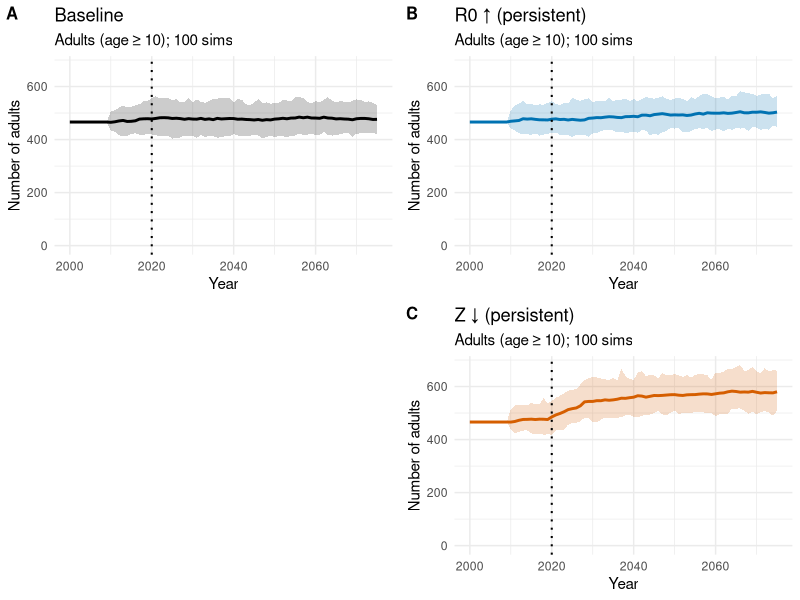
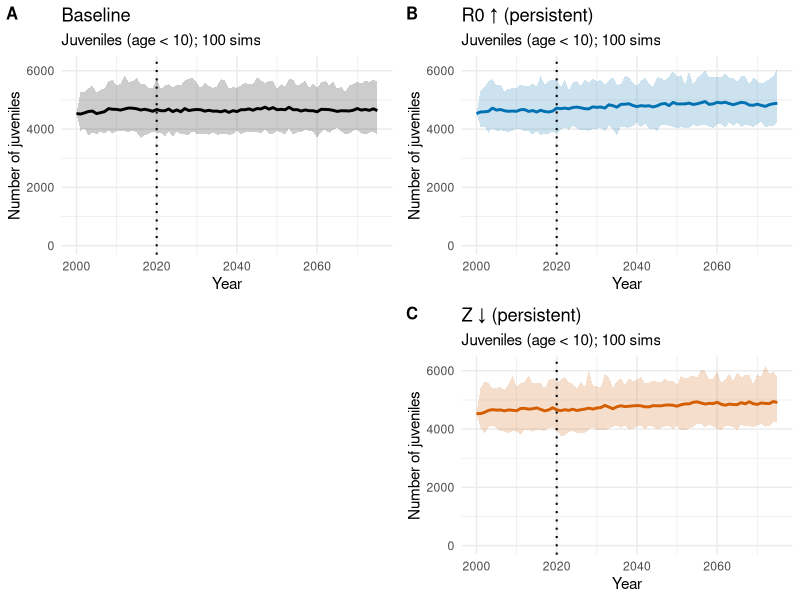
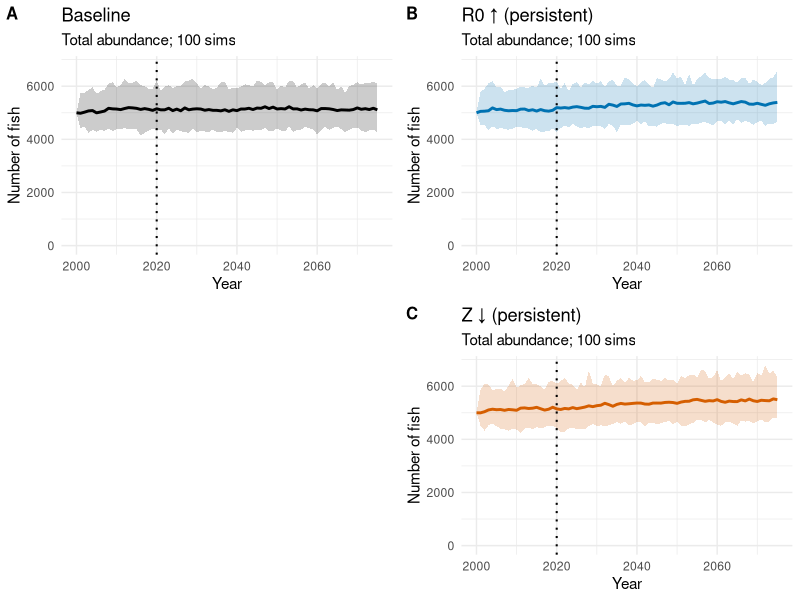
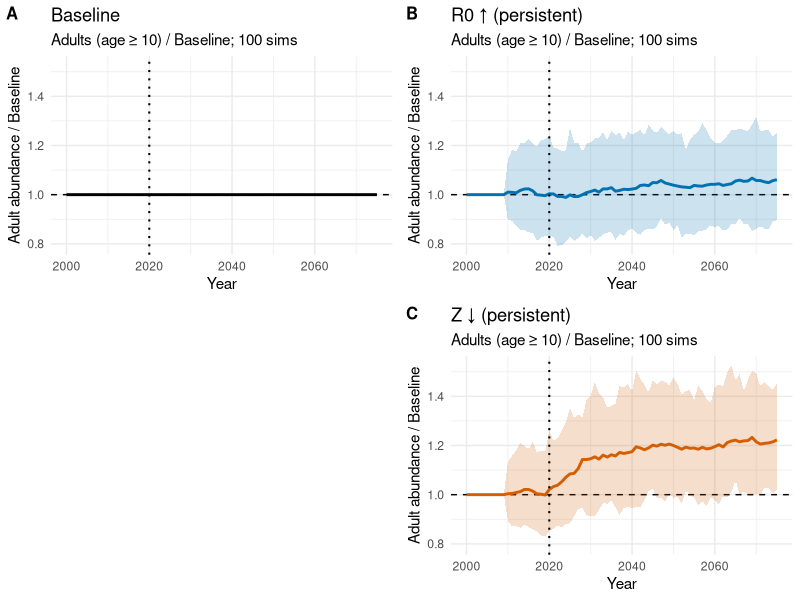

These charts were generated, in order, by the following R code:
# ============================================================
# Gulf Sturgeon – Simple Age-Structured Model (SturMod-lite)
# Purpose:
#   Small population (~2000 total fish) with SturMod life history.
#   Compare benefits to adult abundance (age ≥ 10) from:
#     (1) Increasing recruitment (R0 up)
#     (2) Decreasing adult mortality (Z down)
# Years: 2000–2075
# 500 simulations per scenario; plots show mean + 95% CI across sims.
# ============================================================

library(tidyverse)
library(cowplot)

set.seed(1)

# ----------------------------
# GLOBAL INPUTS
# ----------------------------
years <- 2000:2075
ny    <- length(years)

ages <- 1:50        # SturMod oldest modeled age-class A = 50
A    <- length(ages)

adult_age <- 10     # define "adult" as age >= 10

# Year where management change occurs
change_year <- 2020

# Number of simulations
n_sims <- 100

# ----------------------------
# GULF STURGEON LIFE HISTORY (from SturMod)
# ----------------------------

# Growth / length-at-age
Linf <- 220        # von Bertalanffy asymptotic length
K    <- 0.13       # von Bertalanffy K
t0   <- 0

Length <- Linf * (1 - exp(-K * (ages - t0)))   # length-at-age
aLW   <- 6.11e-6
bLW   <- 3
Wt    <- aLW * Length^bLW                     # weight-at-age

# Weight at maturity (mai = 8), as in SturMod
mai   <- 8
Wmat  <- aLW * (Linf * (1 - exp(-K * (mai - 1))))^bLW

# Fecundity-at-age
fec <- pmax(0, Wt - Wmat)

# Recruitment (Beverton–Holt)
recK   <- 2.9     # recruitment compensation ratio (SturMod-ish)
RecSD  <- 0.2     # lognormal recruitment SD

# Mortality (Z) – adult mortality at Linf
M_base <- 0.095   # Mad from SturMod (minimum adult mortality)

# Flatten Z for ages >= flat_age (Z similar beyond ~age 3–4)
flat_age   <- 4
Length_Z   <- Length
Length_Z[ages >= flat_age] <- Length[flat_age]

# ------------------------------------------------------------
# CALIBRATE BASELINE R0 TO GET ~2000 TOTAL FISH AT EQUILIBRIUM
# ------------------------------------------------------------

Mu0  <- M_base * (Linf / Length_Z)
Sa0  <- exp(-Mu0)
la0  <- cumprod(c(1, Sa0[1:(A - 1)]))  # survivorship-at-age (age 1 starts at 1)

target_total <- 5000
Ro_base      <- target_total / sum(la0)

# Management options:
Ro_factor_up  <- 1.05   # 5% multiply R0 by this after change_year (recruitment better)
M_factor_down <- 0.95   # 5% improvement multiply M_base by this after change_year (Z lower)
M_low         <- M_base * M_factor_down

# ----------------------------
# CORE GULF STURGEON MODEL RUNNER (single stochastic run)
# ----------------------------
run_model_GS <- function(M_vec, Ro_vec, label) {
  
  N <- matrix(
    0,
    nrow = ny,
    ncol = A,
    dimnames = list(years, paste0("age", ages))
  )
  
  # Initial equilibrium-ish age structure under baseline M_base and Ro_vec[1]
  N[1, ] <- Ro_vec[1] * la0
  
  for (t in 2:ny) {
    
    # Age-specific mortality and survival for this year (flattened above flat_age)
    Mu_t <- M_vec[t] * (Linf / Length_Z)
    Sa_t <- exp(-Mu_t)
    
    # Eggs-per-recruit and BH parameters for this year's M and Ro
    la_t <- cumprod(c(1, Sa_t[1:(A - 1)]))
    epro <- sum(fec * la_t)                # eggs per recruit
    
    bha <- recK / epro                     # BH alpha
    bhb <- (recK - 1) / (Ro_vec[t] * epro) # BH beta (depends on Ro_t)
    
    # Eggs from previous year
    eggs_prev <- sum(fec * N[t - 1, ])
    
    # Lognormal recruitment anomaly
    rec_anom <- exp(rnorm(1, 0, RecSD))
    
    # Recruits to age 1
    N[t, 1] <- (bha * eggs_prev) / (1 + bhb * eggs_prev) * rec_anom
    
    # Survival transitions age a -> a+1
    for (a in 2:A) {
      N[t, a] <- N[t - 1, a - 1] * Sa_t[a - 1]
    }
  }
  
  as.data.frame(N) %>%
    rownames_to_column("year") %>%
    mutate(year = as.integer(year)) %>%
    pivot_longer(
      starts_with("age"),
      names_to  = "age",
      values_to = "N"
    ) %>%
    mutate(
      age_num  = as.numeric(gsub("age", "", age)),
      scenario = label
    )
}

# ----------------------------
# HELPER: SIMULATE MANY RUNS FOR ONE SCENARIO
# ----------------------------
simulate_scenario <- function(M_vec, Ro_vec, label) {
  out <- vector("list", n_sims)
  for (s in 1:n_sims) {
    out[[s]] <- run_model_GS(M_vec, Ro_vec, label) %>%
      mutate(sim = s)
  }
  bind_rows(out)
}

# ----------------------------
# SCENARIOS (focus on adult abundance, age >= adult_age)
# ----------------------------

# 1) Baseline – constant R0 and Z
M_1  <- rep(M_base, ny)
Ro_1 <- rep(Ro_base, ny)
df_1_sims <- simulate_scenario(M_1, Ro_1, "1) Baseline")

# 2) R0 ↑ (persistent) – R0 increases at change_year and stays high
Ro_2 <- ifelse(years >= change_year, Ro_base * Ro_factor_up, Ro_base)
M_2  <- M_1
df_2_sims <- simulate_scenario(M_2, Ro_2, "2) R0 ↑ (persistent)")

# 3) Z ↓ (persistent) – Z decreases at change_year and stays low
M_3  <- ifelse(years >= change_year, M_low, M_base)
Ro_3 <- Ro_1
df_3_sims <- simulate_scenario(M_3, Ro_3, "3) Z ↓ (persistent)")

# ----------------------------
# SUMMARISE ADULT / JUVENILE / TOTAL ABUNDANCE (BY SIM)
# ----------------------------

df_all_sims <- bind_rows(df_1_sims, df_2_sims, df_3_sims)

df_all_sims <- df_all_sims %>%
  mutate(is_adult = age_num >= adult_age)

summary_by_sim <- df_all_sims %>%
  group_by(scenario, sim, year) %>%
  summarise(
    N_total    = sum(N),
    N_adults   = sum(N[is_adult]),
    N_juvenile = sum(N[!is_adult]),
    .groups    = "drop"
  )

# Ensure scenarios are ordered and baseline is first
scenario_levels <- c(
  "1) Baseline",
  "2) R0 ↑ (persistent)",
  "3) Z ↓ (persistent)"
)

summary_by_sim <- summary_by_sim %>%
  mutate(scenario = factor(scenario, levels = scenario_levels, ordered = TRUE))

# ----------------------------
# MEAN TRAJECTORIES + 95% INTERVALS ACROSS SIMS
# ----------------------------

summary_stats <- summary_by_sim %>%
  group_by(scenario, year) %>%
  summarise(
    N_total_mean    = mean(N_total),
    N_total_lwr     = quantile(N_total, 0.025),
    N_total_upr     = quantile(N_total, 0.975),
    N_adults_mean   = mean(N_adults),
    N_adults_lwr    = quantile(N_adults, 0.025),
    N_adults_upr    = quantile(N_adults, 0.975),
    N_juvenile_mean = mean(N_juvenile),
    N_juvenile_lwr  = quantile(N_juvenile, 0.025),
    N_juvenile_upr  = quantile(N_juvenile, 0.975),
    .groups         = "drop"
  ) %>%
  mutate(scenario = factor(scenario, levels = scenario_levels, ordered = TRUE))

# Adults relative to baseline, per sim, then summarise
rel_by_sim <- summary_by_sim %>%
  group_by(year, sim) %>%
  mutate(
    rel_adults = N_adults / N_adults[scenario == "1) Baseline"]
  ) %>%
  ungroup()

summary_rel_stats <- rel_by_sim %>%
  group_by(scenario, year) %>%
  summarise(
    rel_adults_mean = mean(rel_adults),
    rel_adults_lwr  = quantile(rel_adults, 0.025),
    rel_adults_upr  = quantile(rel_adults, 0.975),
    .groups         = "drop"
  ) %>%
  mutate(scenario = factor(scenario, levels = scenario_levels, ordered = TRUE))

# ----------------------------
# COLOR PALETTE (colourblind-friendly; Baseline = black)
# ----------------------------

cb_palette <- c(
  "1) Baseline"           = "black",
  "2) R0 ↑ (persistent)"  = "#0072B2",  # blue
  "3) Z ↓ (persistent)"   = "#D55E00"   # orange
)

# ----------------------------
# Y-LIMITS FOR CONSISTENT AXES WITHIN EACH GRID
# ----------------------------

adults_ylim <- c(
  0,
  max(summary_stats$N_adults_upr, na.rm = TRUE)
)

juveniles_ylim <- c(
  0,
  max(summary_stats$N_juvenile_upr, na.rm = TRUE)
)

total_ylim <- c(
  0,
  max(summary_stats$N_total_upr, na.rm = TRUE)
)

rel_ylim <- c(
  min(summary_rel_stats$rel_adults_lwr, na.rm = TRUE),
  max(summary_rel_stats$rel_adults_upr, na.rm = TRUE)
)

# ============================================================
# PANEL HELPERS (3-panel style with dotted change_year line)
# ============================================================

# Adults: one-panel helper
make_adults_panel <- function(scen_label, panel_title) {
  df_plot <- summary_stats %>%
    filter(scenario == scen_label)
  
  this_col <- cb_palette[scen_label]
  
  ggplot(df_plot,
         aes(x = year, y = N_adults_mean)) +
    geom_ribbon(aes(ymin = N_adults_lwr, ymax = N_adults_upr),
                fill = this_col, alpha = 0.2, colour = NA) +
    geom_line(colour = this_col, linewidth = 1) +
    geom_vline(xintercept = change_year,
               linetype = "dotted",
               colour   = "black",
               linewidth = 0.7) +
    coord_cartesian(ylim = adults_ylim) +
    theme_minimal() +
    labs(
      title    = panel_title,
      subtitle = paste0("Adults (age ≥ ", adult_age, "); ", n_sims, " sims"),
      x        = "Year",
      y        = "Number of adults"
    )
}

# Juveniles: one-panel helper
make_juveniles_panel <- function(scen_label, panel_title) {
  df_plot <- summary_stats %>%
    filter(scenario == scen_label)
  
  this_col <- cb_palette[scen_label]
  
  ggplot(df_plot,
         aes(x = year, y = N_juvenile_mean)) +
    geom_ribbon(aes(ymin = N_juvenile_lwr, ymax = N_juvenile_upr),
                fill = this_col, alpha = 0.2, colour = NA) +
    geom_line(colour = this_col, linewidth = 1) +
    geom_vline(xintercept = change_year,
               linetype = "dotted",
               colour   = "black",
               linewidth = 0.7) +
    coord_cartesian(ylim = juveniles_ylim) +
    theme_minimal() +
    labs(
      title    = panel_title,
      subtitle = paste0("Juveniles (age < ", adult_age, "); ", n_sims, " sims"),
      x        = "Year",
      y        = "Number of juveniles"
    )
}

# Total: one-panel helper
make_total_panel <- function(scen_label, panel_title) {
  df_plot <- summary_stats %>%
    filter(scenario == scen_label)
  
  this_col <- cb_palette[scen_label]
  
  ggplot(df_plot,
         aes(x = year, y = N_total_mean)) +
    geom_ribbon(aes(ymin = N_total_lwr, ymax = N_total_upr),
                fill = this_col, alpha = 0.2, colour = NA) +
    geom_line(colour = this_col, linewidth = 1) +
    geom_vline(xintercept = change_year,
               linetype = "dotted",
               colour   = "black",
               linewidth = 0.7) +
    coord_cartesian(ylim = total_ylim) +
    theme_minimal() +
    labs(
      title    = panel_title,
      subtitle = paste0("Total abundance; ", n_sims, " sims"),
      x        = "Year",
      y        = "Number of fish"
    )
}

# Adults relative: one-panel helper
make_rel_panel <- function(scen_label, panel_title) {
  df_plot <- summary_rel_stats %>%
    filter(scenario == scen_label)
  
  this_col <- cb_palette[scen_label]
  
  ggplot(df_plot,
         aes(x = year, y = rel_adults_mean)) +
    geom_hline(yintercept = 1, linetype = "dashed") +
    geom_ribbon(aes(ymin = rel_adults_lwr, ymax = rel_adults_upr),
                fill = this_col, alpha = 0.2, colour = NA) +
    geom_line(colour = this_col, linewidth = 1) +
    geom_vline(xintercept = change_year,
               linetype = "dotted",
               colour   = "black",
               linewidth = 0.7) +
    coord_cartesian(ylim = rel_ylim) +
    theme_minimal() +
    labs(
      title    = panel_title,
      subtitle = paste0("Adults (age ≥ ", adult_age,
                        ") / Baseline; ", n_sims, " sims"),
      x        = "Year",
      y        = "Adult abundance / Baseline"
    )
}

# ============================================================
# 3-PANEL GRIDS (2x2 with bottom-left blank)
# ------------------------------------------------------------

# Adults grid
p_base_adults <- make_adults_panel("1) Baseline",          "Baseline")
p_R0_adults   <- make_adults_panel("2) R0 ↑ (persistent)", "R0 ↑ (persistent)")
p_Z_adults    <- make_adults_panel("3) Z ↓ (persistent)",  "Z ↓ (persistent)")
p_blank       <- ggplot() + theme_void()

p_adults_mean <- plot_grid(
  p_base_adults, p_R0_adults,
  p_blank,       p_Z_adults,
  nrow  = 2,
  ncol  = 2,
  labels = c("A", "B", "", "C"),
  label_size = 12
)

# Juveniles grid
p_base_juv <- make_juveniles_panel("1) Baseline",          "Baseline")
p_R0_juv   <- make_juveniles_panel("2) R0 ↑ (persistent)", "R0 ↑ (persistent)")
p_Z_juv    <- make_juveniles_panel("3) Z ↓ (persistent)",  "Z ↓ (persistent)")

p_juveniles_mean <- plot_grid(
  p_base_juv, p_R0_juv,
  p_blank,    p_Z_juv,
  nrow  = 2,
  ncol  = 2,
  labels = c("A", "B", "", "C"),
  label_size = 12
)

# Total grid
p_base_tot <- make_total_panel("1) Baseline",          "Baseline")
p_R0_tot   <- make_total_panel("2) R0 ↑ (persistent)", "R0 ↑ (persistent)")
p_Z_tot    <- make_total_panel("3) Z ↓ (persistent)",  "Z ↓ (persistent)")

p_total_mean <- plot_grid(
  p_base_tot, p_R0_tot,
  p_blank,    p_Z_tot,
  nrow  = 2,
  ncol  = 2,
  labels = c("A", "B", "", "C"),
  label_size = 12
)

# Adults relative grid
p_base_rel <- make_rel_panel("1) Baseline",          "Baseline")
p_R0_rel   <- make_rel_panel("2) R0 ↑ (persistent)", "R0 ↑ (persistent)")
p_Z_rel    <- make_rel_panel("3) Z ↓ (persistent)",  "Z ↓ (persistent)")

p_adults_rel_mean <- plot_grid(
  p_base_rel, p_R0_rel,
  p_blank,    p_Z_rel,
  nrow  = 2,
  ncol  = 2,
  labels = c("A", "B", "", "C"),
  label_size = 12
)

# ------------------------------------------------------------
# Print the four grids
# ------------------------------------------------------------
p_adults_mean
p_juveniles_mean
p_total_mean
p_adults_rel_mean
